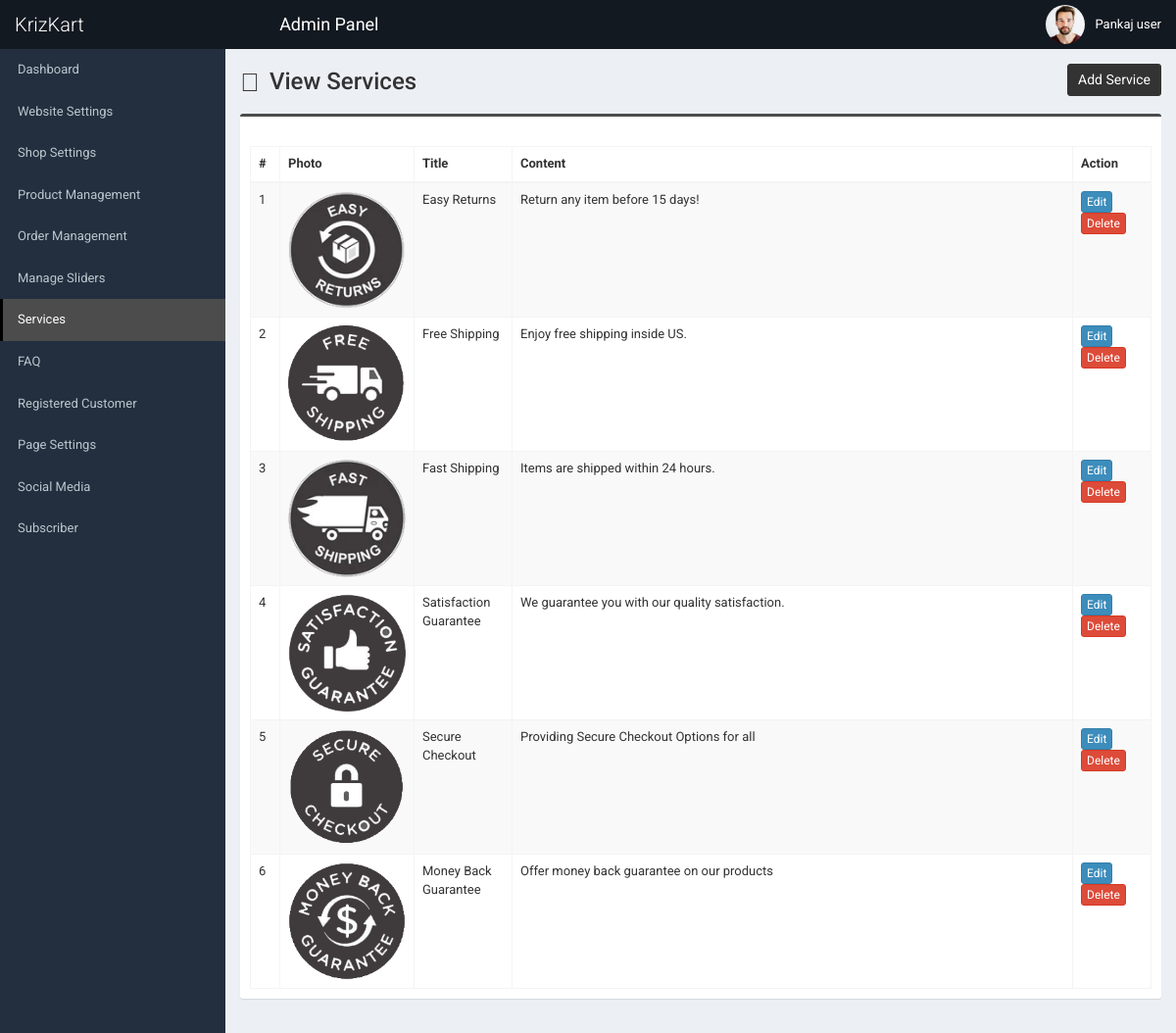
Screenshot of /admin/service.php (signed in) with the database file from the repository.
### tables this page shows
CREATE TABLE `tbl_service` (
  `id` int(11) NOT NULL,
  `title` varchar(255) NOT NULL,
  `content` text NOT NULL,
  `photo` varchar(255) NOT NULL
);

### admin/service.php (the view, shortened to what this page needs)
<?php require_once('header.php'); ?>
<section class="content-header">
	<div class="content-header-left">
		<h1>View Services</h1>
	</div>
	<div class="content-header-right">
		<a href="service-add.php" class="btn btn-primary btn-sm">Add Service</a>
	</div>
</section>
<section class="content">
	<div class="row">
		<div class="col-md-12">
			<div class="box box-info">
				<div class="box-body table-responsive">
					<table id="example1" class="table table-bordered table-hover table-striped">
						<thead>
							<tr>
								<th width="30">#</th>
								<th>Photo</th>
								<th width="100">Title</th>
								<th>Content</th>
								<th width="80">Action</th>
							</tr>
						</thead>
						<tbody>
							<?php
							$i=0;
							$statement = $pdo->prepare("SELECT * FROM tbl_service");
							$statement->execute();
							$result = $statement->fetchAll(PDO::FETCH_ASSOC);
							foreach ($result as $row) {
								$i++;
								?>
								<tr>
									<td><?php echo $i; ?></td>
									<td style="width:130px;"><img src="../assets/uploads/<?php echo $row['photo']; ?>" alt="<?php echo $row['title']; ?>" style="width:120px;"></td>
									<td><?php echo $row['title']; ?></td>
									<td><?php echo $row['content']; ?></td>
									<td>
										<a href="service-edit.php?id=<?php echo $row['id']; ?>" class="btn btn-primary btn-xs">Edit</a>
										<a href="#" class="btn btn-danger btn-xs" data-href="service-delete.php?id=<?php echo $row['id']; ?>" data-toggle="modal" data-target="#confirm-delete">Delete</a>
									</td>
								</tr>
								<?php
							}
							?>
						</tbody>
					</table>
				</div>
			</div>
		</div>
	</div>
</section>
<?php require_once('footer.php'); ?>

### admin/style.css (style rules this page uses)
body { font-size: 13px; font-family: "Roboto", sans-serif; }
.content-header > h1, .content-header .content-header-left h1 { font-family: "Roboto", sans-serif; }
.box-info { padding-top: 20px; }
.content-header { overflow: hidden; }
.content-header .content-header-left { float: left; padding-top: 5px; }
.content-header .content-header-right { float: right; }
.content-header .content-header-left h1 { margin-top: 0; margin-bottom: 0; padding-left: 30px; padding-bottom: 5px; font-size: 24px; position: relative; }
.content-header .content-header-left h1:before { position: absolute; top: 0; left: 0; font-family: "FontAwesome", sans-serif; font-size: 26px; content: "\f18e"; }
.content-header .content-header-right a { position: relative; font-size: 14px; }
.box.box-info { border-top-color: #4c4c4c; }
.content-header .content-header-right a { background-color: #333333; border-color: #333333; }

### rows the page displays
tbl_service: photo (picture), title "Easy Returns", content "Return any item before 15 days!"
tbl_service: photo (picture), title "Free Shipping", content "Enjoy free shipping inside US."
tbl_service: photo (picture), title "Fast Shipping", content "Items are shipped within 24 hours."
tbl_service: photo (picture), title "Satisfaction Guarantee", content "We guarantee you with our quality satisfaction."
tbl_service: photo (picture), title "Secure Checkout", content "Providing Secure Checkout Options for all"
tbl_service: photo (picture), title "Money Back Guarantee", content "Offer money back guarantee on our products"

### other values shown
$_SESSION['user']['full_name'] "Pankaj user"
